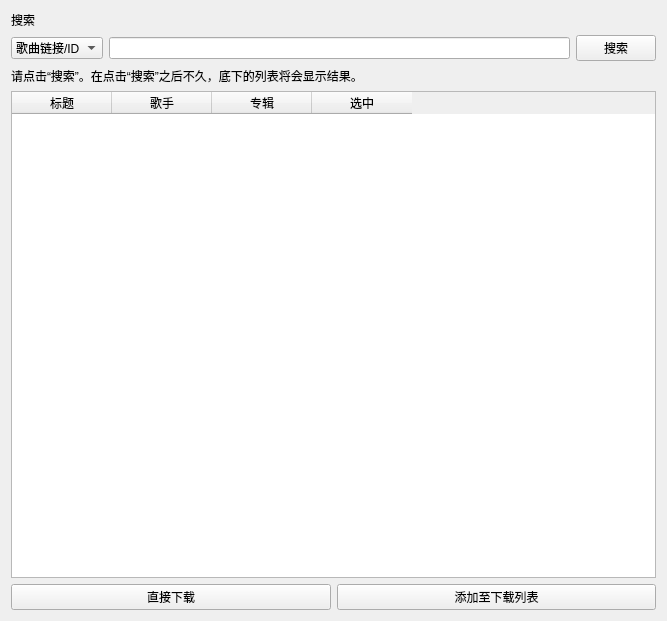
<?xml version="1.0" encoding="UTF-8"?>
<ui version="4.0">
 <class>Search</class>
 <widget class="QFrame" name="Search">
  <property name="geometry">
   <rect>
    <x>0</x>
    <y>0</y>
    <width>667</width>
    <height>621</height>
   </rect>
  </property>
  <property name="windowTitle">
   <string>Frame</string>
  </property>
  <layout class="QVBoxLayout" name="verticalLayout">
   <item>
    <widget class="TitleLabel" name="TitleLabel">
     <property name="text">
      <string>搜索</string>
     </property>
    </widget>
   </item>
   <item>
    <layout class="QHBoxLayout" name="SearchHorizontalLayout">
     <item>
      <widget class="ComboBox" name="SearchTypeComboBox">
       <item>
        <property name="text">
         <string>歌曲链接/ID</string>
        </property>
       </item>
       <item>
        <property name="text">
         <string>歌单链接/ID</string>
        </property>
       </item>
       <item>
        <property name="text">
         <string>搜索歌曲</string>
        </property>
       </item>
       <item>
        <property name="text">
         <string>搜索歌单</string>
        </property>
       </item>
      </widget>
     </item>
     <item>
      <widget class="SearchLineEdit" name="SearchKeyLineEdit"/>
     </item>
     <item>
      <widget class="PrimaryPushButton" name="SearchPushButton">
       <property name="text">
        <string>搜索</string>
       </property>
      </widget>
     </item>
    </layout>
   </item>
   <item>
    <widget class="BodyLabel" name="SearchResultLabel">
     <property name="text">
      <string>请点击“搜索”。在点击“搜索”之后不久，底下的列表将会显示结果。</string>
     </property>
    </widget>
   </item>
   <item>
    <widget class="TableWidget" name="SearchResultTable">
     <column>
      <property name="text">
       <string>标题</string>
      </property>
     </column>
     <column>
      <property name="text">
       <string>歌手</string>
      </property>
     </column>
     <column>
      <property name="text">
       <string>专辑</string>
      </property>
     </column>
     <column>
      <property name="text">
       <string>选中</string>
      </property>
     </column>
    </widget>
   </item>
   <item>
    <layout class="QHBoxLayout" name="DownloadHorizontalLayout">
     <item>
      <widget class="PrimaryPushButton" name="DownloadPushButton">
       <property name="text">
        <string>直接下载</string>
       </property>
      </widget>
     </item>
     <item>
      <widget class="PushButton" name="AddDownloadListPushButton">
       <property name="text">
        <string>添加至下载列表</string>
       </property>
      </widget>
     </item>
    </layout>
   </item>
  </layout>
 </widget>
 <customwidgets>
  <customwidget>
   <class>TitleLabel</class>
   <extends>QLabel</extends>
   <header>qfluentwidgets</header>
  </customwidget>
  <customwidget>
   <class>ComboBox</class>
   <extends>QComboBox</extends>
   <header location="global">qfluentwidgets</header>
  </customwidget>
  <customwidget>
   <class>SearchLineEdit</class>
   <extends>QLineEdit</extends>
   <header>qfluentwidgets</header>
  </customwidget>
  <customwidget>
   <class>PushButton</class>
   <extends>QPushButton</extends>
   <header location="global">qfluentwidgets</header>
  </customwidget>
  <customwidget>
   <class>BodyLabel</class>
   <extends>QLabel</extends>
   <header location="global">qfluentwidgets</header>
  </customwidget>
  <customwidget>
   <class>TableWidget</class>
   <extends>QTableWidget</extends>
   <header location="global">qfluentwidgets</header>
  </customwidget>
  <customwidget>
   <class>PrimaryPushButton</class>
   <extends>QPushButton</extends>
   <header>qfluentwidgets</header>
  </customwidget>
 </customwidgets>
 <resources/>
 <connections/>
</ui>
